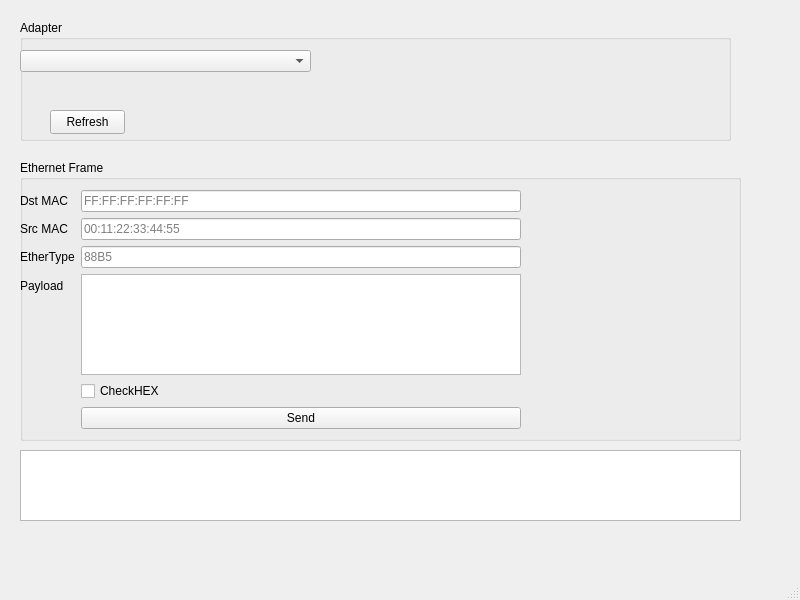
<?xml version="1.0" encoding="UTF-8"?>
<ui version="4.0">
 <class>MainWindow</class>
 <widget class="QMainWindow" name="MainWindow">
  <property name="geometry">
   <rect>
    <x>0</x>
    <y>0</y>
    <width>800</width>
    <height>600</height>
   </rect>
  </property>
  <property name="windowTitle">
   <string>MainWindow</string>
  </property>
  <widget class="QWidget" name="centralwidget">
   <widget class="QPlainTextEdit" name="logBox">
    <property name="geometry">
     <rect>
      <x>20</x>
      <y>450</y>
      <width>721</width>
      <height>71</height>
     </rect>
    </property>
    <property name="readOnly">
     <bool>true</bool>
    </property>
   </widget>
   <widget class="QWidget" name="horizontalLayoutWidget">
    <property name="geometry">
     <rect>
      <x>20</x>
      <y>20</y>
      <width>711</width>
      <height>121</height>
     </rect>
    </property>
    <layout class="QHBoxLayout" name="horizontalLayout">
     <item>
      <widget class="QGroupBox" name="Adapter">
       <property name="title">
        <string>Adapter</string>
       </property>
       <widget class="QPushButton" name="btnrefresh">
        <property name="geometry">
         <rect>
          <x>30</x>
          <y>90</y>
          <width>75</width>
          <height>24</height>
         </rect>
        </property>
        <property name="text">
         <string>Refresh</string>
        </property>
       </widget>
       <widget class="QComboBox" name="comboAdapter">
        <property name="geometry">
         <rect>
          <x>0</x>
          <y>30</y>
          <width>291</width>
          <height>22</height>
         </rect>
        </property>
       </widget>
      </widget>
     </item>
    </layout>
   </widget>
   <widget class="QGroupBox" name="groupBox">
    <property name="geometry">
     <rect>
      <x>20</x>
      <y>160</y>
      <width>721</width>
      <height>281</height>
     </rect>
    </property>
    <property name="title">
     <string>Ethernet Frame</string>
    </property>
    <widget class="QWidget" name="formLayoutWidget">
     <property name="geometry">
      <rect>
       <x>0</x>
       <y>30</y>
       <width>501</width>
       <height>239</height>
      </rect>
     </property>
     <layout class="QFormLayout" name="formLayout">
      <item row="0" column="0">
       <widget class="QLabel" name="label">
        <property name="text">
         <string>Dst MAC</string>
        </property>
       </widget>
      </item>
      <item row="0" column="1">
       <widget class="QLineEdit" name="editDstMac">
        <property name="placeholderText">
         <string>FF:FF:FF:FF:FF:FF</string>
        </property>
       </widget>
      </item>
      <item row="1" column="0">
       <widget class="QLabel" name="label_2">
        <property name="text">
         <string>Src MAC</string>
        </property>
       </widget>
      </item>
      <item row="1" column="1">
       <widget class="QLineEdit" name="editSrcMac">
        <property name="placeholderText">
         <string>00:11:22:33:44:55</string>
        </property>
       </widget>
      </item>
      <item row="2" column="0">
       <widget class="QLabel" name="label_3">
        <property name="text">
         <string>EtherType</string>
        </property>
       </widget>
      </item>
      <item row="2" column="1">
       <widget class="QLineEdit" name="editEtherType">
        <property name="text">
         <string/>
        </property>
        <property name="placeholderText">
         <string>88B5</string>
        </property>
       </widget>
      </item>
      <item row="3" column="0">
       <widget class="QLabel" name="label_4">
        <property name="text">
         <string>Payload</string>
        </property>
       </widget>
      </item>
      <item row="3" column="1">
       <widget class="QPlainTextEdit" name="editPayload"/>
      </item>
      <item row="4" column="1">
       <widget class="QCheckBox" name="checkHex">
        <property name="text">
         <string>CheckHEX</string>
        </property>
       </widget>
      </item>
      <item row="5" column="1">
       <widget class="QPushButton" name="btnsend">
        <property name="text">
         <string>Send</string>
        </property>
       </widget>
      </item>
     </layout>
    </widget>
   </widget>
  </widget>
  <widget class="QMenuBar" name="menubar">
   <property name="geometry">
    <rect>
     <x>0</x>
     <y>0</y>
     <width>800</width>
     <height>22</height>
    </rect>
   </property>
  </widget>
  <widget class="QStatusBar" name="statusbar"/>
 </widget>
 <resources/>
 <connections/>
</ui>
